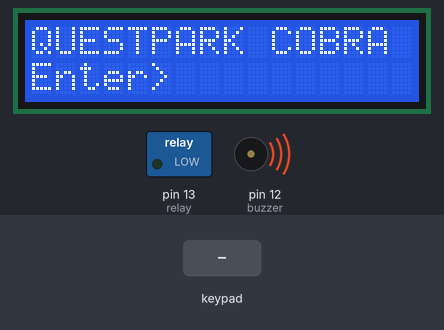
Recording of a sketch running on a simulated Arduino Uno, built with avr-gcc and run on an emulated ATmega328P. Shown: 16×2 character LCD, switched loads named in the sketch (green lamp = pin HIGH), buzzer (waves = sounding, pin HIGH). The inputs (shaded band) are chosen by the test bench. What the sketch prints to the serial monitor is not drawn.

Above: at 3.3 s.
3.4 s: keypad keys 9 1 4 6 pressed 0.4 s apart
At 6.3 s:
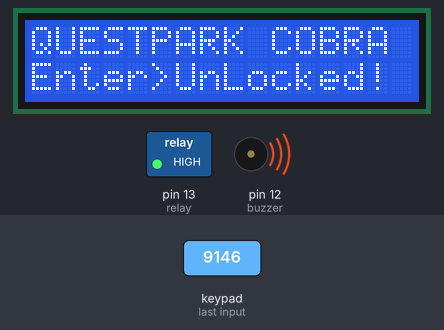
6.6 s: key 'B' pressed
9.6 s: key 'C' pressed
At 12.1 s:
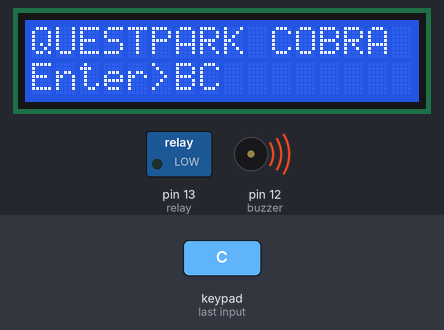
12.4 s: keypad keys 9 1 4 6 # pressed 0.4 s apart
At 15.6 s:
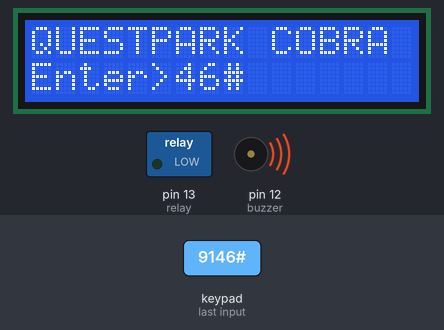
15.9 s: key '*' pressed
At 16.21 s:
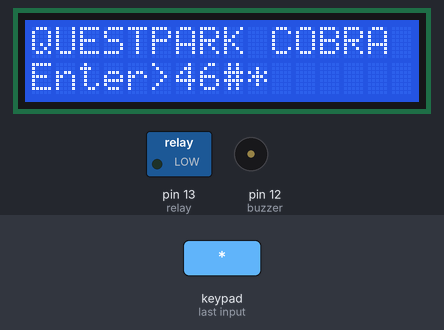
18.3 s: keypad keys 6 7 8 9 D pressed 0.4 s apart
At 21.6 s:
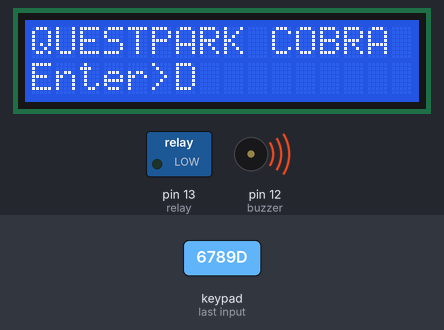
Timing chart, 0 to 23.1 s (numbered marks = the images above; inputs shaded):
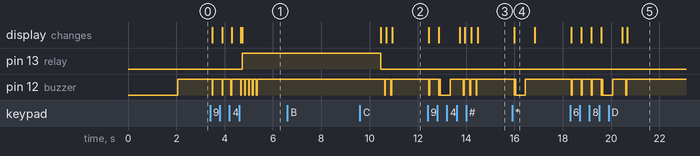

Measured:
- after the input at 3.4 s, pin 13 (relay): LOW → HIGH after 1.3 s; pin 12 (buzzer): goes 3 × (LOW 0.03 s, HIGH 0.38 s), 4 × (LOW 0.03 s, HIGH 0.13 s), LOW 0.03 s, then HIGH, starting after 0.08 s; the display: first changes after 0.08 s (image 1 shows a later state)
- after the input at 6.6 s, every drawn part: stays the same
- after the input at 9.6 s, the display: first differs from a run without the input after 1.3 s (image 2)
- after the input at 12.4 s, the display: first changes after 0.06 s (image 3 shows a later state)
- after the input at 15.9 s, pin 12 (buzzer): HIGH → LOW after 0.08 s, → HIGH 0.03 s later, → LOW 0.03 s later, → HIGH 0.40 s later; the display: changes after 0.08 s (image 4)
- after the input at 18.3 s, pin 12 (buzzer): goes 3 × (LOW 0.03 s, HIGH 0.38 s), LOW 0.03 s, HIGH 0.03 s, LOW 0.40 s, HIGH 0.55 s, LOW 0.03 s, then HIGH, starting after 0.06 s; the display: first changes after 0.06 s (image 5 shows a later state)
- what the display in image 4 shows lasts 0.8 s, from 16.0 s to 16.8 s

The sketch:

lcd_keypad.ino
```cpp
#include <LiquidCrystal.h>

#include <Keypad.h>

#define buzzer 12

//char password[4] = "9146";
char* password = "9146";
int password_len = 4;
int position = 0;
int guessed_digit = 0;

LiquidCrystal  lcd (11,10,6,7,8,9);

int relay = 13;

const byte rows = 4;
const byte cols = 4;
const char keys [rows][cols] =
{
  {'1','2','3','F'},
  {'4','5','6','B'},
  {'7','8','9','C'},
  {'*','0','#','D'}
};

byte rowPins[rows] = {6,7,8,9}; //connect to the row pinouts of the keypad
byte colPins[cols] = {2,3,4,5}; //connect to the column pinouts of the keypad
Keypad keypad = Keypad( makeKeymap(keys), rowPins, colPins, rows, cols );

void setup(){
  Serial.begin(9600);
  lcd.begin(16,2);
  lcd.noAutoscroll();
  lcd.print("QUESTPARK COBRA");
  lcd.setCursor(0,1);
  lcd.print("Enter>");
  delay(2000);
  keypad.setDebounceTime(20);
  pinMode(buzzer, OUTPUT);
  analogWrite (buzzer, 255);
  delay(50);

  pinMode(relay, OUTPUT);
  digitalWrite(relay, LOW);

}

void initLCDKeys()
{
  for (int i = 0; i < sizeof(rowPins); i++)
    pinMode(rowPins[i],OUTPUT);
  for (int i = 0; i < sizeof(colPins); i++)
  {
    pinMode(colPins[i],INPUT);
    digitalWrite(colPins[i],LOW);
  }
}

void loop(){

  char key = keypad.getKey();
  initLCDKeys();
  //noTone(buzzer);
  delay(50);
  if (key != NO_KEY){
    Serial.println(key);
    if (key == 'F')
    {
      clrDisplay();
    } else
      lcd.print(key);
      //playTone();
      beep();

      if (key == password[position]){
        Serial.print("Pass:");
        Serial.print(password[position]);
        guessed_digit++;
      }

      position++;
      Serial.print(" position");
      Serial.println(position);

      if (position >= password_len){
         Serial.print("== 5 ==");
        if(guessed_digit == password_len){
          setLocked();
          clrDisplay();
        } else {
          soundWrongSignal();
          clrDisplay();
        }

        position = 0;
        guessed_digit = 0;
        //
      }
  }


}

void clrDisplay(){
  lcd.setCursor(6,1);
  lcd.write("          ");
  lcd.setCursor(6,1);
}

void setLocked(){
 Serial.print("UnLocked!");
 clrDisplay();
 lcd.print("UnLocked!");
  digitalWrite(relay, HIGH);

  delay(100);
  beep();
  delay(100);
  beep();
  delay(100);
  beep();
  delay(100);
  beep();
  delay(100);
  delay (5000);
  digitalWrite(relay, LOW);

}


void soundWrongSignal(){
  //Serial.println("wrong");
  analogWrite (buzzer, 0);
  delay (400);
  analogWrite (buzzer, 255);
  delay (400);
}

void beep()
{
  analogWrite (buzzer, 0);
  delay (30);
  analogWrite (buzzer, 255);
  delay(30);
}

//Beeps on key presses
void playTone(){
  tone(buzzer, 150, 10);
  }
```
